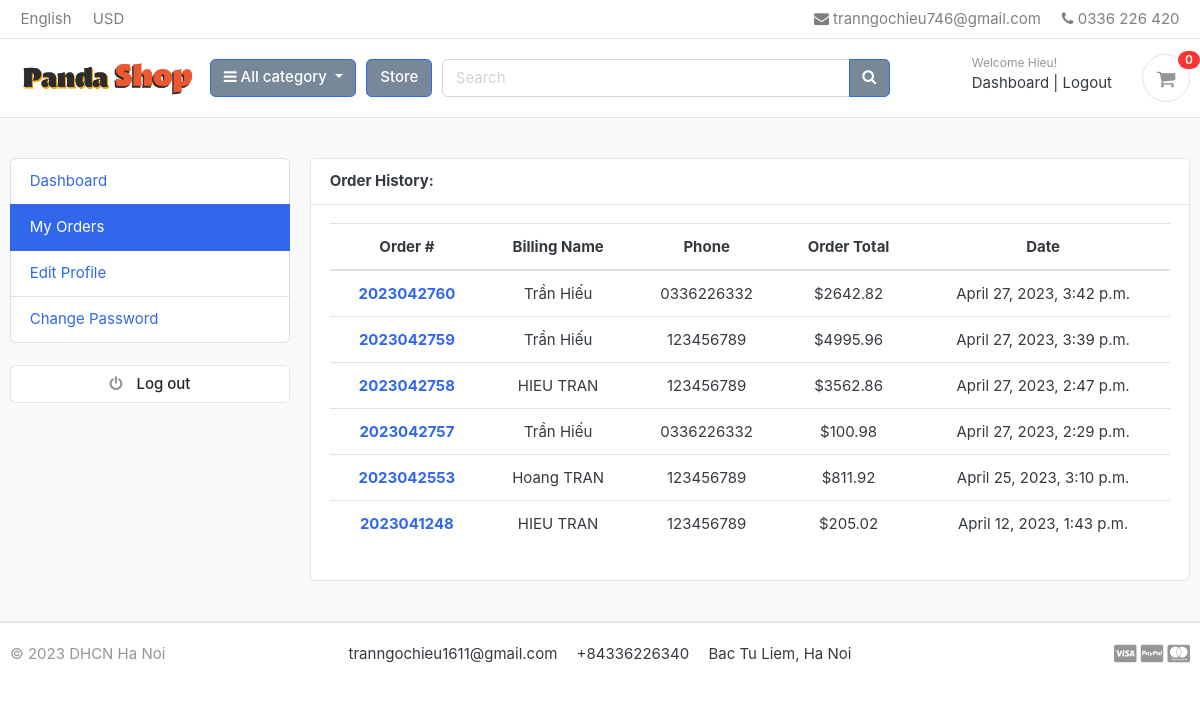
The page /accounts/my_orders/ (signed in) on the database its author committed.
### accounts/models.py (models this page shows, shortened)
class Account(AbstractBaseUser):
    first_name      = models.CharField(max_length=50)
    last_name       = models.CharField(max_length=50)
    username        = models.CharField(max_length=50, unique=True)
    email           = models.EmailField(max_length=100, unique=True)
    phone_number    = models.CharField(max_length=50)
    date_joined     = models.DateTimeField(auto_now_add=True)
    last_login      = models.DateTimeField(auto_now_add=True)
    is_admin        = models.BooleanField(default=False)
    is_staff        = models.BooleanField(default=False)
    is_active       = models.BooleanField(default=False)
    is_superadmin   = models.BooleanField(default=False)
    USERNAME_FIELD = 'email'
    REQUIRED_FIELDS = ['username', 'first_name', 'last_name']
    objects = MyAccountManager()

### orders/models.py (models this page shows, shortened)
class Order(models.Model):
    STATUS = (
        ('New', 'New'),
        ('Accepted', 'Accepted'),
        ('Completed', 'Completed'),
        ('Cancelled', 'Cancelled'),
    )
    user = models.ForeignKey(Account, on_delete=models.SET_NULL, null=True)
    payment = models.ForeignKey(Payment, on_delete=models.SET_NULL, blank=True, null=True)
    order_number = models.CharField(max_length=20)
    first_name = models.CharField(max_length=50)
    last_name = models.CharField(max_length=50)
    phone = models.CharField(max_length=15)
    email = models.EmailField(max_length=50)
    address_line_1 = models.CharField(max_length=50)
    address_line_2 = models.CharField(max_length=50, blank=True)
    country = models.CharField(max_length=50)
    state = models.CharField(max_length=50)
    city = models.CharField(max_length=50)
    order_note = models.CharField(max_length=100, blank=True)
    order_total = models.FloatField()
    tax = models.FloatField()
    status = models.CharField(max_length=10, choices=STATUS, default='New')
    ip = models.CharField(blank=True, max_length=20)
    is_ordered = models.BooleanField(default=False)
    created_at = models.DateTimeField(auto_now_add=True)
    updated_at = models.DateTimeField(auto_now=True)
    def full_name(self):
        return f'{self.first_name} {self.last_name}'

### accounts/views.py (the view)
# urls.py: path('my_orders/', views.my_orders, name="my_orders"),
@login_required(login_url = 'login')
def my_orders(request):
    orders = Order.objects.filter(user=request.user, is_ordered=True).order_by('-created_at')
    context = {
        'orders': orders,
    }
    return render(request, 'accounts/my_orders.html', context)

### carts/context_processors.py (called while the page is built)
def counter(request):
    cart_count = 0
    if 'admin' in request.path:
        return {}
    else:
        try:
            cart = Cart.objects.filter(cart_id=_cart_id(request))
            if request.user.is_authenticated:
                cart_items = CartItem.objects.all().filter(user=request.user)
            else:
                cart_items = CartItem.objects.all().filter(cart=cart[:1])
            for cart_item in cart_items:
                cart_count += cart_item.quantity
        except Cart.DoesNotExist:
            cart_count = 0
    return dict(cart_count=cart_count)

### carts/views.py (called while the page is built)
def _cart_id(request):
    cart = request.session.session_key
    if not cart:
        cart = request.session.create()
    return cart

### category/context_processors.py (called while the page is built)
def menu_links(request):
    links = Category.objects.all()
    return dict(links=links)

### category/models.py (called while the page is built)
    def get_url(self):
        return reverse('product_by_category', args=[self.slug])

### Template/accounts/my_orders.html (shortened to what this page needs)
{% extends 'base.html' %}
{% load static %}
{% block content %}
<section class="section-conten padding-y bg">
    <div class="container">
        <div class="row">
        {% include 'includes/dashboard_sidebar.html' %}
        <main class="col-md-9">
            <article class="card">
            <header class="card-header">
                <strong class="d-inline-block mr-3">Order History:</strong>
            </header>
            <div class="card-body">
                <div class="row" style="text-align: center;">
                    <div class="col-md-12">
                        <table class="table table-hover">
                            <thead>
                                <tr>
                                    <th scope="col">Order #</th>
                                    <th scope="col">Billing Name</th>
                                    <th scope="col">Phone</th>
                                    <th scope="col">Order Total</th>
                                    <th scope="col">Date</th>
                                </tr>
                            </thead>
                            <tbody>
                            {% for order in orders %}
                                <tr>
                                    <th scope="row"><a href="{% url 'order_detail' order.order_number %}">{{ order.order_number }}</a></th>
                                    <td>{{ order.full_name }}</td>
                                    <td>{{ order.phone }}</td>
                                    <td>${{ order.order_total }}</td>
                                    <td>{{ order.created_at }}</td>
                                </tr>
                            {% endfor %}
                            </tbody>
                          </table>
                    </div>
                </div>
            </div>
            </article>
        </main>
    </div>
    </div>
</section>
{% endblock %}

### Template/includes/navbar.html (shortened to what this page needs)
{% load static %}
<header class="section-header">
    <nav class="navbar p-md-0 navbar-expand-sm navbar-light border-bottom">
    <div class="container">
      <div class="collapse navbar-collapse" id="navbarTop4">
        <ul class="navbar-nav mr-auto">
            <li class="nav-item dropdown">
                 <a href="#" class="nav-link">   English </a>
            </li>
            <li class="nav-item dropdown">
                <a href="#" class="nav-link"> USD </a>
            </li>
        </ul>
        <ul class="navbar-nav">
            <li><a href="#" class="nav-link"> <i class="fa fa-envelope"></i> tranngochieu746@gmail.com </a></li>
            <li><a href="#" class="nav-link"> <i class="fa fa-phone"></i> 0336 226 420</a></li>
        </ul>
      </div>
    </div>
    </nav>
    <section class="header-main border-bottom">
        <div class="container">
    <div class="row align-items-center">
        <div class="col-lg-2 col-md-3 col-6">
            <a href="{% url 'home' %}" class="brand-wrap">
                <img class="logo" src="{% static './images/Panda1.jpg' %}">
            </a>
        </div>
        <div class="col-lg col-sm col-md col-6 flex-grow-0">
            <div class="category-wrap dropdown d-inline-block float-right">
                <button type="button" class="btn btn-primary dropdown-toggle" data-toggle="dropdown" style="background-color: lightslategray;">
                    <i class="fa fa-bars"></i> All category
                </button>
            </div>
        </div>
        <a href="{% url 'store' %}" class="btn btn-outline-primary" style="background-color: lightslategray; color: white;">Store</a>
        <div class="col-lg  col-md-6 col-sm-12 col">
            <form action="{% url 'search' %}" class="search" method="GET">
                <div class="input-group w-100">
                    <input type="text" class="form-control" style="width:60%;" placeholder="Search", name="keyword">
                    <div class="input-group-append">
                      <button class="btn btn-primary" type="submit" style="background-color: lightslategray;">
                        <i class="fa fa-search"></i>
                      </button>
                    </div>
                </div>
            </form>
        </div>
        <div class="col-lg-3 col-sm-6 col-8 order-2 order-lg-3">
                    <div class="d-flex justify-content-end mb-3 mb-lg-0">
                        {% if user.id is None %}
                        <div class="widget-header">
                            <small class="title text-muted">Welcome guest!</small>
                            <div>
                                <a href="{% url 'login' %}">Sign in</a> <span class="dark-transp"> | </span>
                                <a href="{% url 'register' %}"> Register</a>
                            </div>
                        </div>
                        {% else %}
                        <div class="widget-header">
                            <small class="title text-muted">Welcome {{user.first_name}}!</small>
                            <div>
                                <a href="{% url 'dashboard' %}">Dashboard</a> <span class="dark-transp"> | </span>
                                <a href="{% url 'logout' %}">Logout</a>
                            </div>
                        </div>
                        {% endif %}
                        <a href="{% url 'cart' %}" class="widget-header pl-3 ml-3">
                            <div class="icon icon-sm rounded-circle border"><i class="fa fa-shopping-cart"></i></div>
                            <span class="badge badge-pill badge-danger notify">{{ cart_count }}</span>
                        </a>
                    </div>
                </div>
    </div>
        </div>
    </section>
</header>

### static/css/ui.css (style rules this page uses)
html { font-family: "Inter", sans-serif; font-size: 15px; }
.icon-xs, .icon-sm, .icon-md, .icon-lg { display: inline-block; text-align: center; flex-shrink: 0; flex-grow: 0; }
.icon-sm { width: 48px; height: 48px; line-height: 48px !important; font-size: 20px; }
.padding-y { padding-top: 40px; padding-bottom: 40px; }
article:after, .form-group:after { display: block; clear: both; content: ""; }
.bg { background-color: #f8f9fa; }
.header-main { position: relative; padding-top: 1rem; padding-bottom: 1rem; }
.brand-wrap .logo, .navbar-brand .logo { margin-right: 7px; max-height: 42px; display: inline-block; }
.widget-header { display: inline-block; vertical-align: middle; position: relative; }
.widget-header a { color: #343a40; }
.widget-header i { color: #969696; }
.widget-header .title { display: block; }
.widget-header .notify { position: absolute; top: -3px; right: -10px; }
.notify { position: absolute; top: -4px; right: -10px; display: inline-block; padding: 0.25em 0.6em; font-size: 12px; line-height: 1; text-align: center; border-radius: 3rem; color: #fff; background-color: #fa3434; }

### rows shown on the page
Account: first_name "Hieu"
Order: order_number "2023042760", full_name "Trần Hiếu", phone "0336226332", order_total "2642.82", created_at "April 27, 2023, 3:42 p.m."
Order: order_number "2023042759", full_name "Trần Hiếu", phone "123456789", order_total "4995.96", created_at "April 27, 2023, 3:39 p.m."
Order: order_number "2023042758", full_name "HIEU TRAN", phone "123456789", order_total "3562.86", created_at "April 27, 2023, 2:47 p.m."
Order: order_number "2023042757", full_name "Trần Hiếu", phone "0336226332", order_total "100.98", created_at "April 27, 2023, 2:29 p.m."
Order: order_number "2023042553", full_name "Hoang TRAN", phone "123456789", order_total "811.92", created_at "April 25, 2023, 3:10 p.m."
Order: order_number "2023041248", full_name "HIEU TRAN", phone "123456789", order_total "205.02", created_at "April 12, 2023, 1:43 p.m."

### other values the page prints
{{ cart_count }} "0"
